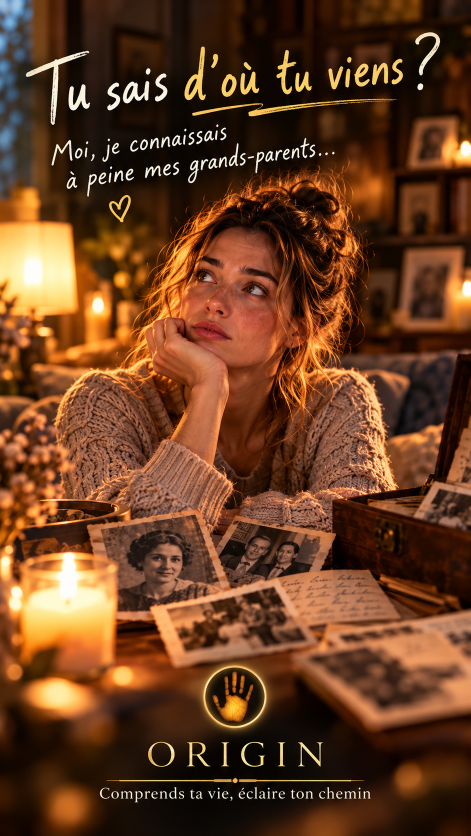
#> input picture campagnes/famille_tiktok_cinematique/VISUELS/01.png, 941 x 1672 px (shown at 1/2 size); its folder holds only this picture in this run
$ python montage_cinematique.py VISUELS/01.png
#> lines starting #> are read from the running program, lines starting #| are printed output that depends on the picture
#!/usr/bin/env python3
"""Montage cinematographique ORIGIN Famille — 10 visuels, 1080x1920, ~43 s.

Effets : mise au point d'ouverture, mouvements de camera avec easing,
transitions variees (flash dore, zoom traversant, whip pan, light leak),
poussiere doree flottante, bokeh, grain argentique, vignettage,
reflet lumineux sur les titres, impact + pulsation du CTA final,
bande-son originale synchronisee (bande_son.py).

Usage : python3 montage_cinematique.py   (ou --preview pour un rendu rapide 540x960)
        Par defaut : effets sonores seuls (musique ajoutee dans TikTok) ;
        --avec-musique pour inclure la musique originale.
"""
import os
import subprocess
import sys

import numpy as np
from PIL import Image, ImageFilter

sys.path.insert(0, os.path.dirname(os.path.abspath(__file__)))
import bande_son  # noqa: E402

HERE = os.path.dirname(os.path.abspath(__file__))
PREVIEW = "--preview" in sys.argv
MUSIC = "--avec-musique" in sys.argv
W, H = (540, 960) if PREVIEW else (1080, 1920)
FPS = 30
TR = 0.7  # duree des transitions
OUT = os.path.join(HERE, "ORIGIN_FAMILLE_CINEMATIQUE_1080x1920.mp4" if not PREVIEW else "preview.mp4")

# (duree, mouvement camera, transition vers la scene suivante)
SCENES = [
    (3.6, "in", "flash"),
    (4.2, "out", "zoom"),
    (4.2, "in", "whip"),
    (4.6, "out", "leak"),
    (4.4, "in", "zoom"),
    (4.2, "out", "whipv"),
    (4.6, "in", "leak"),
    (4.2, "out", "whip"),
    (4.2, "in", "flash"),
    (6.4, "cta", None),
]
ZMAX = 1.07
GOLD = np.array([1.0, 0.78, 0.42], np.float32)

starts = np.concatenate([[0], np.cumsum([d for d, _, _ in SCENES])[:-1]])
TOTAL = float(sum(d for d, _, _ in SCENES))


def ease(x):
    x = np.clip(x, 0, 1)
    return x * x * x * (x * (6 * x - 15) + 10)


def bell(p):
    return np.sin(np.pi * np.clip(p, 0, 1)) ** 2


# ---------- sources ----------
SRC = []
for i in range(10):
    im = Image.open(os.path.join(HERE, "VISUELS", f"{i + 1:02d}.png")).convert("RGB")
#> im is the input picture: PIL image 941x1672 RGB; mean R, G, B 104.1, 61.9, 33.4
    im = im.resize((W * 2, H * 2), Image.LANCZOS).filter(ImageFilter.UnsharpMask(2, 60, 2))
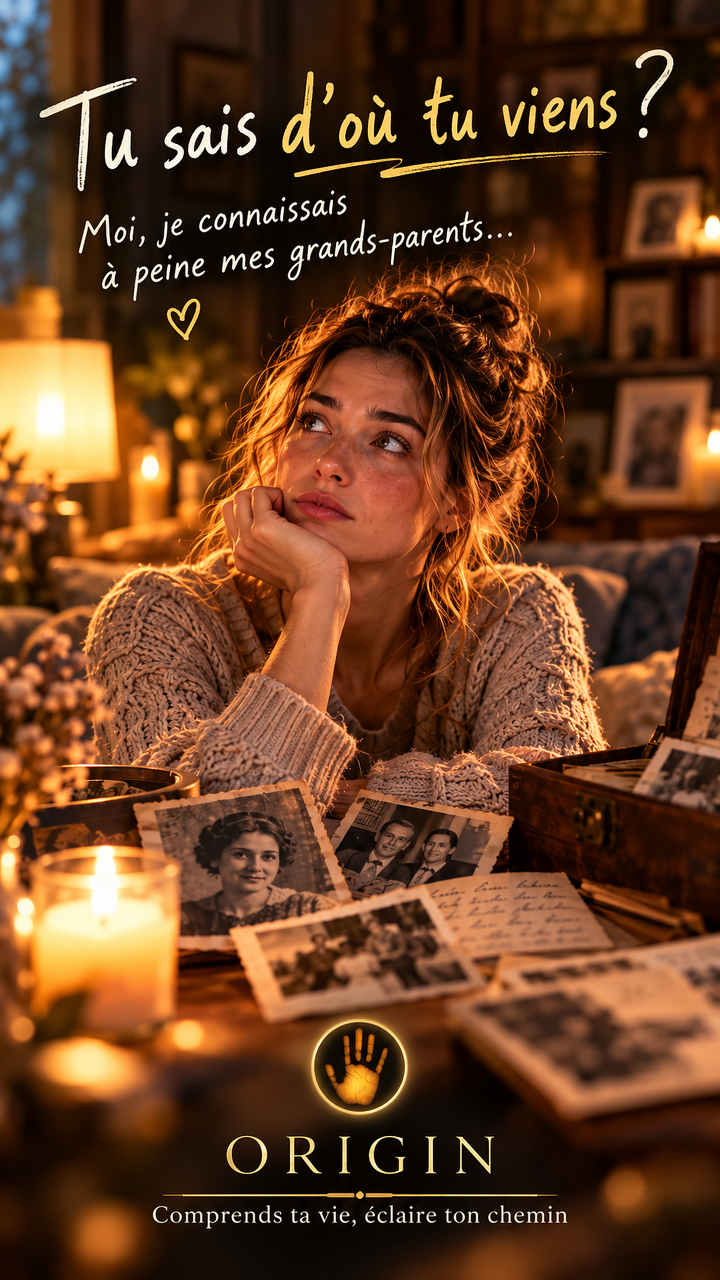
#> im: PIL image 2160x3840 RGB (shown at 1/3 size); mean R, G, B 104, 62, 33.5
#> (the run stopped early here; a loop or call above may not have finished)
